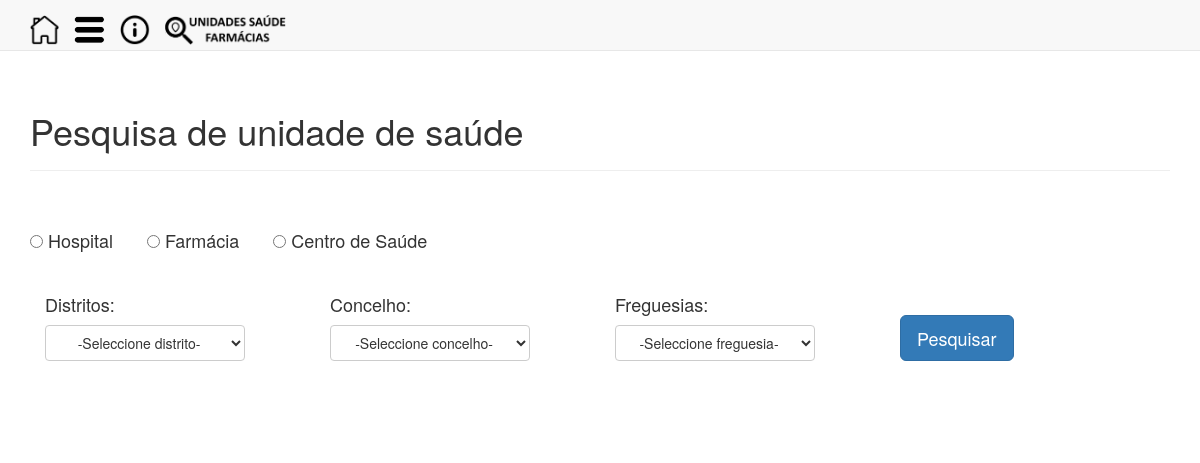
Page /us/ on the committed database.
### learning_logs/models.py (models this page shows)
class Tipo(models.Model):
    tipo = models.CharField(max_length=200)
    date_added = models.DateTimeField(auto_now_add=True)
    owner = models.ForeignKey(User)
    def __str__(self):
        return self.tipo

### learning_logs/views.py (the view)
# urls.py: url(r'^us/$', views.tipo, name='us'),
def tipo(request):
    tipos = Tipo.objects.all()
    distritos = Distrito.objects.all()
    context = {'tipos': tipos, 'distritos': distritos}
    return render(request, 'learning_logs/us.html', context)

### learning_logs/models.py (called while the page is built)
    def __str__(self):
        return self.distrito

### learning_logs/templates/learning_logs/us.html (shortened to what this page needs)
{% extends "learning_logs/base.html" %}
{% block header %}
<h1>Pesquisa de unidade de saúde</h1>
{% endblock header %}
{% block content %}
{% for tipo in tipos %}
<label class="deactive" style="padding-top:30px">
    <h4 style="padding-right:30px;"><input id="tipoUS" type="radio" value="{{tipo}}" name="options" onChange="unidade_us(this);" > {{tipo}}</h4>
  </label>
{% empty %}
There are no entries for this topic yet.
{% endfor %}
<div class="col-md-3">
  <h4>Distritos:</h4>
  <div class="dropdown">
    <select id="selectdistritos" style="width: 200px;" value="-Todos os distritos-" name="dist" class="btn btn-default dropdown-toggle" type="button" data-toggle="dropdown">Todos os distritos-
        <ul style="width: 200px;" class="dropdown-menu" value="-Todos os distritos-">
          <option><li>-Seleccione distrito-</li><option>
        </ul>
      </select>
  </div>
</div>
<div class="col-md-3">
  <h4>Concelho:</h4>
  <div class="dropdown">
    <select id="select_concelhos" style="width: 200px;" value="-Todos os concelhos-" name="conc" class="btn btn-default dropdown-toggle" type="button" data-toggle="dropdown">-Todos os concelhos-
    <ul style="width: 200px;" class="dropdown-menu" value="-Todos os concelhos-">
      <option><li>-Seleccione concelho-</li><option>
    </ul>
    </select>
  </div>
</div>
<div class="col-md-3">
  <h4>Freguesias:</h4>
  <div class="dropdown">
     <select id="select_freguesias" style="width: 200px;" value="-Todas as freguesias-" name="freg" class="btn btn-default dropdown-toggle" type="button" data-toggle="dropdown">-Todas as freguesias-
    <ul style="width: 200px;" class="dropdown-menu" value="-Todas as freguesias-">
      <option><li>-Seleccione freguesia-</li><option>
    </ul>
    </select>
  </div>
</div>
<div class="col-md-3"></div>
<div class="col-md-3" style="padding-top:10px">
  <button id="pesquisar_un" name="submit" class="btn btn-lg btn-primary">Pesquisar</button>
</div>
<ul id="list_unidades" style="padding-top:100px">
</ul>
{% endblock content %}

### rows in the picture
Tipo: tipo "Hospital"
Tipo: tipo "Farmácia"
Tipo: tipo "Centro de Saúde"
